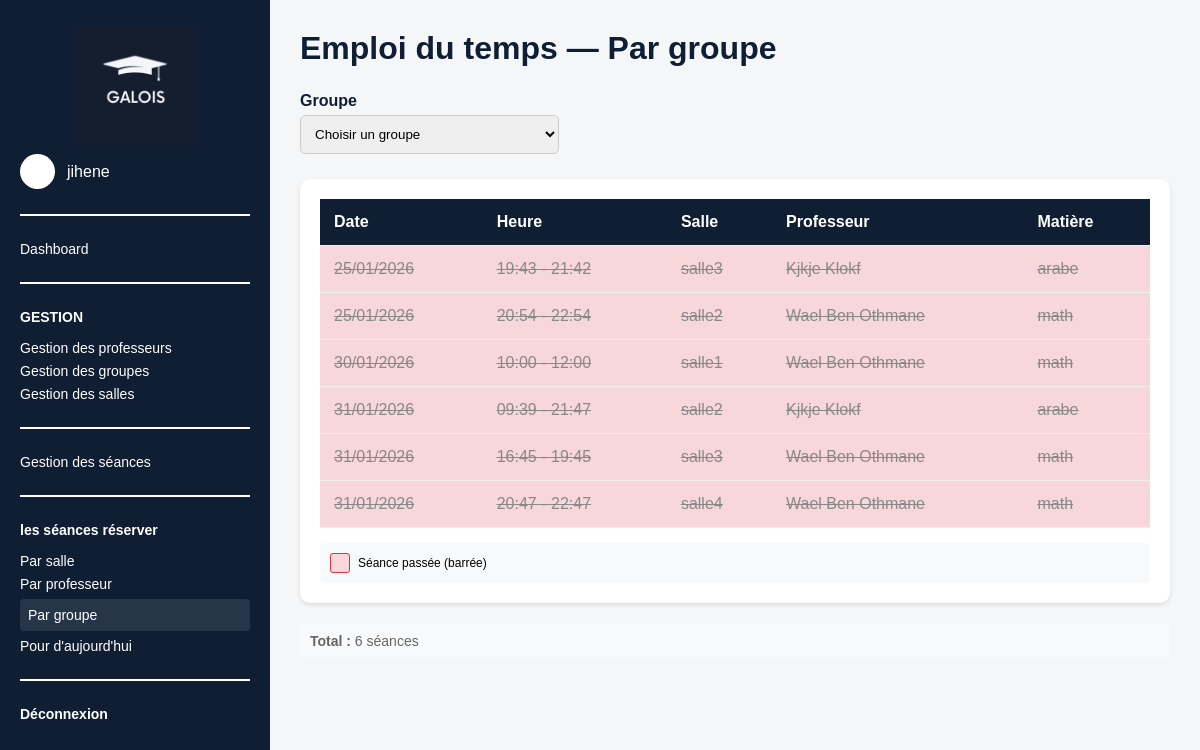
Before: /emplois/groupe/ (signed in) with the older database file.
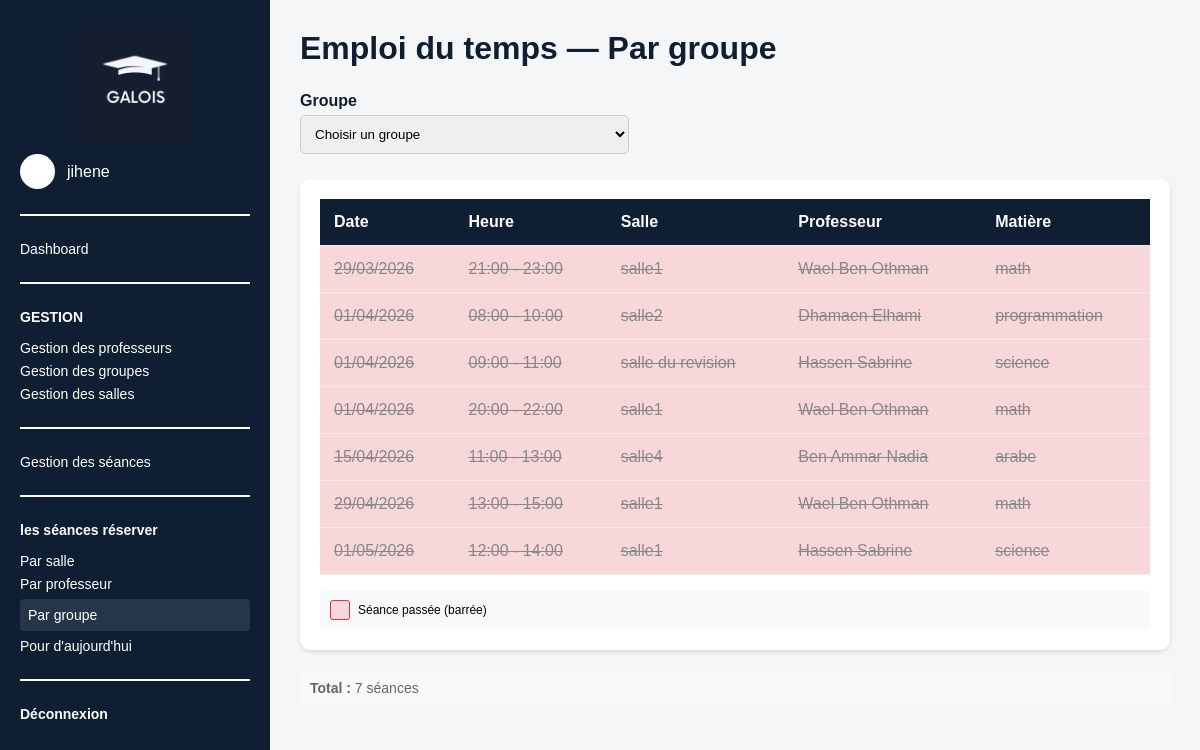
After: the same page with the newer database file.
### emploi_du_temps/models.py (models this page shows, shortened)
class Seance(models.Model):
    groupe = models.ForeignKey(Groupe, on_delete=models.CASCADE, related_name='seances')
    salle = models.ForeignKey(Salle, on_delete=models.CASCADE, related_name='seances')
    date = models.DateField()
    heure_debut = models.TimeField()
    heure_fin = models.TimeField()
    class Meta:
        ordering = ['date', 'heure_debut']

class Salle(models.Model):
    nom = models.CharField(max_length=50, unique=True)
    capacite = models.IntegerField()

class Groupe(models.Model):
    nom = models.CharField(max_length=100)
    professeur = models.ForeignKey(Professeur, on_delete=models.CASCADE, related_name='groupes')
    matiere = models.ForeignKey(Matiere, on_delete=models.CASCADE, related_name='groupes')
    nombre_etudiants = models.IntegerField()
    class Meta:
        unique_together = ('nom', 'professeur', 'matiere')

class Professeur(models.Model):
    user = models.OneToOneField(User, on_delete=models.CASCADE, null=True, blank=True)
    nom = models.CharField(max_length=100)
    prenom = models.CharField(max_length=100)
    email = models.EmailField(unique=True)
    telephone = models.CharField(max_length=20, unique=True)
    matiere = models.ForeignKey(Matiere, on_delete=models.SET_NULL, null=True, blank=True, related_name='professeurs')
    class Meta:
        verbose_name_plural = "professeurs"
    @property
    def nom_complet(self):
        return f"{self.prenom} {self.nom}"

class Matiere(models.Model):
    nom = models.CharField(max_length=100, unique=True)

### emploi_du_temps/views.py (the view)
# urls.py: path('emplois/groupe/', views.emploi_par_groupe, name='emploi_groupe'),
@login_required
def emploi_par_groupe(request):
    from datetime import date
    groupe_id = request.GET.get('groupe')
    date_debut = request.GET.get('date_debut')
    date_fin = request.GET.get('date_fin')
    seances = Seance.objects.all()
    if groupe_id:
        seances = seances.filter(groupe_id=groupe_id)
    if date_debut:
        try:
            seances = seances.filter(date__gte=date_debut)
        except ValueError:
            pass
    if date_fin:
        try:
            seances = seances.filter(date__lte=date_fin)
        except ValueError:
            pass
    seances = seances.order_by('date', 'heure_debut')
    total_seances = seances.count()
    today = date.today()
    seances_passees = 0
    for seance in seances:
        if seance.date < today:
            seances_passees += 1
    for seance in seances:
        seance.est_passee = seance.date < today
    groupes = Groupe.objects.all()
    groupe_selectionne = None
    if groupe_id:
        try:
            groupe_selectionne = Groupe.objects.get(id=groupe_id)
        except Groupe.DoesNotExist:
            pass
    return render(request, 'emploi-par-groupe.html', {
        'seances': seances,
        'groupes': groupes,
        'groupe_selectionne': groupe_selectionne,
        'groupe_id': groupe_id,
        'date_debut': date_debut or '',
        'date_fin': date_fin or '',
        'total_seances': total_seances,
        'seances_passees': seances_passees,
    })

### emploi_du_temps/templates/emploi-par-groupe.html (shortened to what this page needs)
<!DOCTYPE html>
<html lang="fr">
<head>
    {% load static %}
</head>
<body>
<div class="container">
    <aside class="sidebar">
        <div class="logo-box">
            <img src="{% static 'images/logo.png' %}" alt="Logo" class="logo-sidebar">
        </div>
        <div class="admin-line">
            <div class="small-avatar"></div>
            <span>{{ request.user.username }}</span>
        </div>
        <hr>
        <a href="{% url 'dashboard' %}">Dashboard</a>
        <hr>
        <p class="menu-title">GESTION</p>
        <a href="{% url 'professeurs' %}">Gestion des professeurs</a>
        <a href="{% url 'groupes' %}">Gestion des groupes</a>
        <a href="{% url 'salles' %}">Gestion des salles</a>
        <hr>
        <a href="{% url 'seances' %}">Gestion des séances</a>
        <hr>
        <p class="menu-title">les séances réserver</p>
        <a href="{% url 'emploi_salle' %}">Par salle</a>
        <a href="{% url 'emploi_professeur' %}">Par professeur</a>
        <a href="{% url 'emploi_groupe' %}" class="active">Par groupe</a>
        <a href="{% url 'emploi_today' %}">Pour d'aujourd'hui</a>
        <hr>
        <a href="{% url 'logout' %}" class="logout">Déconnexion</a>
    </aside>
    <main class="content">
        <h1>Emploi du temps — Par groupe</h1>
        <form method="get">
            <div class="filter-bar">
                <div>
                    <label style="display:block;margin-bottom:5px;font-weight:bold;color:#0f1e33;">
                        Groupe
                    </label>
                    <select name="groupe" onchange="this.form.submit()">
                        <option value="">Choisir un groupe</option>
                    </select>
                </div>
            </div>
        </form>
        <div class="table-container">
            {% if seances %}
            <table>
                <thead>
                    <tr>
                        <th>Date</th>
                        <th>Heure</th>
                        <th>Salle</th>
                        <th>Professeur</th>
                        <th>Matière</th>
                    </tr>
                </thead>
                <tbody>
                    {% for seance in seances %}
                    <tr {% if seance.est_passee %}class="seance-passee"{% endif %}>
                        <td>{{ seance.date|date:"d/m/Y" }}</td>
                        <td>{{ seance.heure_debut|time:"H:i" }} - {{ seance.heure_fin|time:"H:i" }}</td>
                        <td>{{ seance.salle.nom }}</td>
                        <td>{{ seance.groupe.professeur.nom_complet }}</td>
                        <td>{{ seance.groupe.matiere.nom }}</td>
                    </tr>
                    {% endfor %}
                </tbody>
            </table>
            <div class="legende">
                <div class="legende-item">
                    <div class="legende-passe"></div>
                    <span>Séance passée (barrée)</span>
                </div>
            </div>
            {% else %}
            <div class="empty-state">
                <p>Sélectionnez un groupe pour voir son emploi du temps.</p>
            </div>
            {% endif %}
        </div>
        {% if seances %}
        <div class="stats">
            <strong>Total :</strong> {{ total_seances }} séance{{ total_seances|pluralize:"s" }}
        </div>
        {% endif %}
    </main>
</div>
</body>
</html>

Changed rows visible on the page:
removed Seance: date "25/01/2026", heure_debut "19:43", heure_fin "21:42", salle.nom "salle3", groupe.professeur.nom_complet "Kjkje Klokf", groupe.matiere.nom "arabe"
removed Seance: date "25/01/2026", heure_debut "20:54", heure_fin "22:54", salle.nom "salle2", groupe.professeur.nom_complet "Wael Ben Othmane", groupe.matiere.nom "math"
removed Seance: date "30/01/2026", heure_debut "10:00", heure_fin "12:00", salle.nom "salle1", groupe.professeur.nom_complet "Wael Ben Othmane", groupe.matiere.nom "math"
removed Seance: date "31/01/2026", heure_debut "09:39", heure_fin "21:47", salle.nom "salle2", groupe.professeur.nom_complet "Kjkje Klokf", groupe.matiere.nom "arabe"
removed Seance: date "31/01/2026", heure_debut "16:45", heure_fin "19:45", salle.nom "salle3", groupe.professeur.nom_complet "Wael Ben Othmane", groupe.matiere.nom "math"
removed Seance: date "31/01/2026", heure_debut "20:47", heure_fin "22:47", salle.nom "salle4", groupe.professeur.nom_complet "Wael Ben Othmane", groupe.matiere.nom "math"
added Seance: date "29/03/2026", heure_debut "21:00", heure_fin "23:00", salle.nom "salle1", groupe.professeur.nom_complet "Wael Ben Othman", groupe.matiere.nom "math"
added Seance: date "01/04/2026", heure_debut "08:00", heure_fin "10:00", salle.nom "salle2", groupe.professeur.nom_complet "Dhamaen Elhami", groupe.matiere.nom "programmation"
added Seance: date "01/04/2026", heure_debut "09:00", heure_fin "11:00", salle.nom "salle du revision", groupe.professeur.nom_complet "Hassen Sabrine", groupe.matiere.nom "science"
added Seance: date "01/04/2026", heure_debut "20:00", heure_fin "22:00", salle.nom "salle1", groupe.professeur.nom_complet "Wael Ben Othman", groupe.matiere.nom "math"
added Seance: date "15/04/2026", heure_debut "11:00", heure_fin "13:00", salle.nom "salle4", groupe.professeur.nom_complet "Ben Ammar Nadia", groupe.matiere.nom "arabe"
added Seance: date "29/04/2026", heure_debut "13:00", heure_fin "15:00", salle.nom "salle1", groupe.professeur.nom_complet "Wael Ben Othman", groupe.matiere.nom "math"
added Seance: date "01/05/2026", heure_debut "12:00", heure_fin "14:00", salle.nom "salle1", groupe.professeur.nom_complet "Hassen Sabrine", groupe.matiere.nom "science"
Other visible differences:
{{ total_seances }}: "6" → "7"
